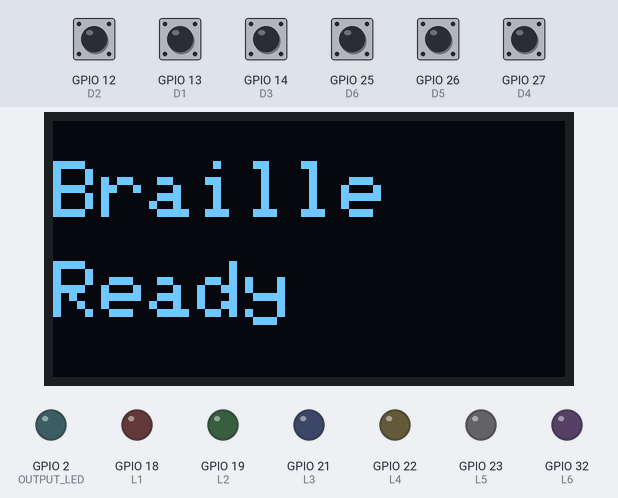
Bench run of a sketch on a simulated ESP32. Parts: 128×64 one-colour display, output pins drawn as LEDs (lit = HIGH). Inputs (shaded band) come from the test bench; at power-on: GPIO 12 (D2), GPIO 13 (D1), GPIO 14 (D3), GPIO 25 (D6), GPIO 26 (D5), GPIO 27 (D4) HIGH. What the sketch prints to the serial monitor is not drawn.

Above: at 2.2 s.
2.3 s: GPIO 13 (D1) pulled LOW for 0.15 s
At 3.6 s:
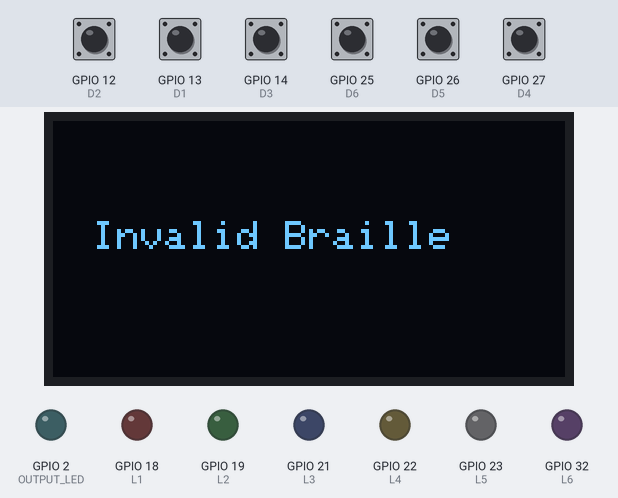
4.1 s: GPIO 12 (D2) pulled LOW for 0.15 s
At 4.22 s:
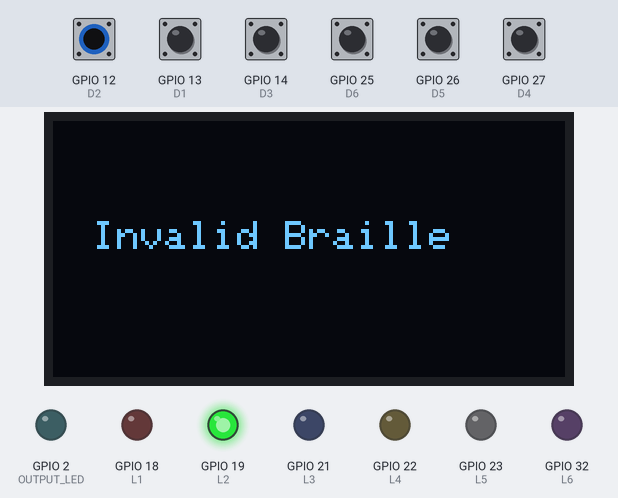
5.8 s: GPIO 14 (D3) pulled LOW for 0.15 s
At 5.92 s:
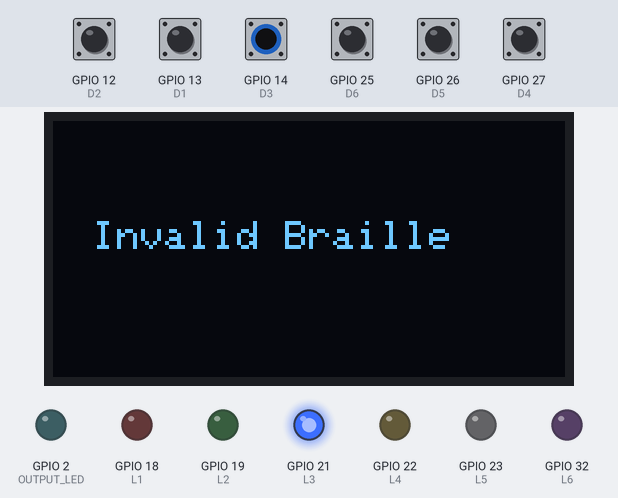
7.5 s: GPIO 25 (D6) pulled LOW for 0.15 s
At 7.62 s:
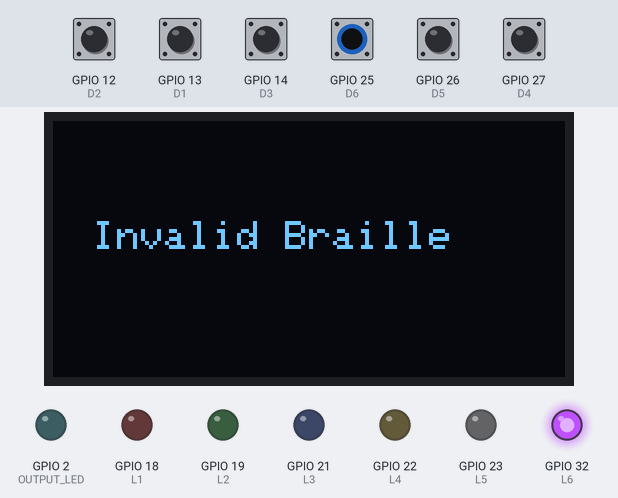
9.2 s: GPIO 26 (D5) pulled LOW for 0.15 s
At 9.32 s:
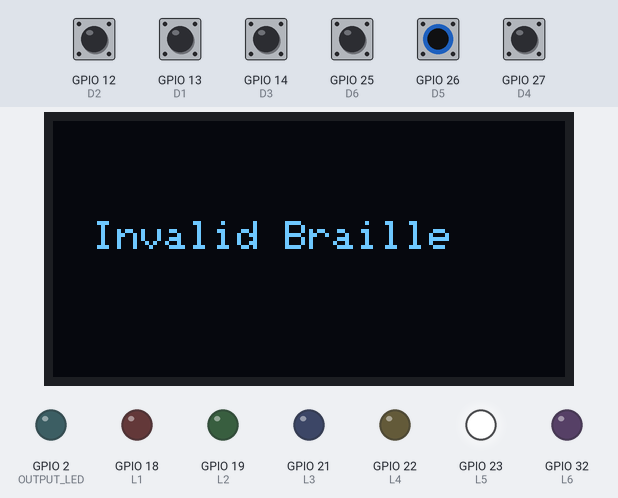
10.9 s: GPIO 27 (D4) pulled LOW for 0.15 s
At 11.03 s:
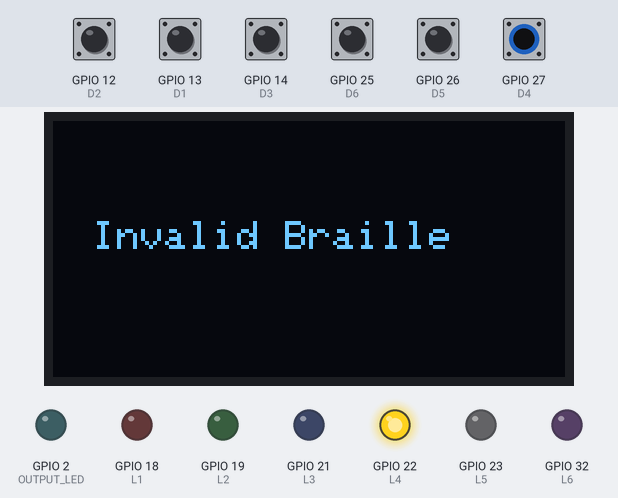
Timing chart, 0 to 13.6 s (numbered marks = the images above; inputs shaded):
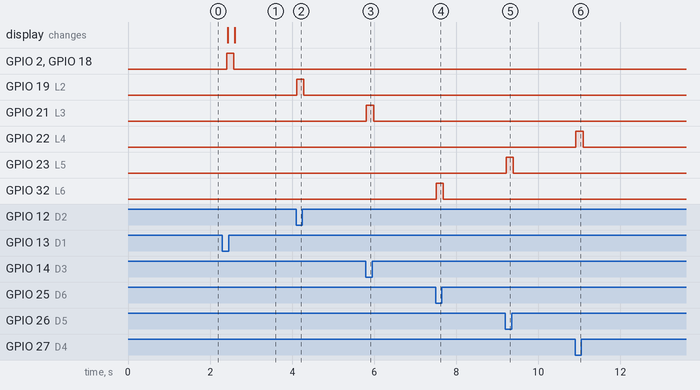

The sketch:

braille_simulation.ino
```cpp
#include <Wire.h>
#include <Adafruit_GFX.h>
#include <Adafruit_SSD1306.h>

// ----------- INPUT PINS -----------
#define D1 13
#define D2 12
#define D3 14
#define D4 27
#define D5 26
#define D6 25

// ----------- DOT LEDs -----------
#define L1 18
#define L2 19
#define L3 21
#define L4 22
#define L5 23
#define L6 32

// ----------- OUTPUT LED -----------
#define OUTPUT_LED 2

// ----------- OLED SETTINGS -----------
#define SCREEN_WIDTH 128
#define SCREEN_HEIGHT 64
#define OLED_SDA 4
#define OLED_SCL 15

Adafruit_SSD1306 display(SCREEN_WIDTH, SCREEN_HEIGHT, &Wire, -1);

String lastPattern = "";
bool systemReady = false;

void setup() {

  Serial.begin(115200);

  // Initialize I2C on custom pins
  Wire.begin(OLED_SDA, OLED_SCL);

  // Inputs
  pinMode(D1, INPUT_PULLUP);
  pinMode(D2, INPUT_PULLUP);
  pinMode(D3, INPUT_PULLUP);
  pinMode(D4, INPUT_PULLUP);
  pinMode(D5, INPUT_PULLUP);
  pinMode(D6, INPUT_PULLUP);

  // Dot LEDs
  pinMode(L1, OUTPUT);
  pinMode(L2, OUTPUT);
  pinMode(L3, OUTPUT);
  pinMode(L4, OUTPUT);
  pinMode(L5, OUTPUT);
  pinMode(L6, OUTPUT);

  // Output LED
  pinMode(OUTPUT_LED, OUTPUT);

  // OLED Init
  if(!display.begin(SSD1306_SWITCHCAPVCC, 0x3C)) {
    while(true);
  }

  display.clearDisplay();
  display.setTextSize(2);
  display.setTextColor(SSD1306_WHITE);
  display.setCursor(0, 10);
  display.println("Braille");
  display.setCursor(0, 35);
  display.println("Ready");
  display.display();

  delay(1000);

  // Capture initial pattern
  int b1 = !digitalRead(D1);
  int b2 = !digitalRead(D2);
  int b3 = !digitalRead(D3);
  int b4 = !digitalRead(D4);
  int b5 = !digitalRead(D5);
  int b6 = !digitalRead(D6);

  lastPattern = String(b1) + String(b2) + String(b3) +
                String(b4) + String(b5) + String(b6);

  systemReady = true;
}

void loop() {

  int b1 = !digitalRead(D1);
  int b2 = !digitalRead(D2);
  int b3 = !digitalRead(D3);
  int b4 = !digitalRead(D4);
  int b5 = !digitalRead(D5);
  int b6 = !digitalRead(D6);

  // Update dot LEDs
  digitalWrite(L1, b1);
  digitalWrite(L2, b2);
  digitalWrite(L3, b3);
  digitalWrite(L4, b4);
  digitalWrite(L5, b5);
  digitalWrite(L6, b6);

  String pattern = String(b1) + String(b2) + String(b3) +
                   String(b4) + String(b5) + String(b6);

  if(systemReady && pattern != lastPattern) {

    char letter = detectBraille(pattern);

    if(letter != 0) {

      digitalWrite(OUTPUT_LED, HIGH);

      Serial.print("BT_TX: ");
      Serial.println(letter);

      display.clearDisplay();
      display.setTextSize(3);
      display.setCursor(40, 20);
      display.print(letter);
      display.display();

    } else {

      digitalWrite(OUTPUT_LED, LOW);

      display.clearDisplay();
      display.setTextSize(1);
      display.setCursor(10, 25);
      display.println("Invalid Braille");
      display.display();
    }

    lastPattern = pattern;
  }

  delay(150);
}

// ----------- BRAILLE MAPPING -----------

char detectBraille(String p) {

  // A–J
  if (p == "100000") return 'A';
  if (p == "110000") return 'B';
  if (p == "100100") return 'C';
  if (p == "100110") return 'D';
  if (p == "100010") return 'E';
  if (p == "110100") return 'F';
  if (p == "110110") return 'G';
  if (p == "110010") return 'H';
  if (p == "010100") return 'I';
  if (p == "010110") return 'J';

  // K–T
  if (p == "101000") return 'K';
  if (p == "111000") return 'L';
  if (p == "101100") return 'M';
  if (p == "101110") return 'N';
  if (p == "101010") return 'O';
  if (p == "111100") return 'P';
  if (p == "111110") return 'Q';
  if (p == "111010") return 'R';
  if (p == "011100") return 'S';
  if (p == "011110") return 'T';

  // U–Z
  if (p == "101001") return 'U';
  if (p == "111001") return 'V';
  if (p == "010111") return 'W';
  if (p == "101101") return 'X';
  if (p == "101111") return 'Y';
  if (p == "101011") return 'Z';

  return 0;
}
```

Measured:
- after the input at 2.3 s, GPIO 2 (OUTPUT_LED), GPIO 18 (L1): LOW → HIGH after 0.11 s, → LOW 0.18 s later; the display: first changes after 0.13 s (image 1 shows a later state)
- after the input at 4.1 s, GPIO 19 (L2): LOW → HIGH at once, → LOW 0.18 s later
- after the input at 5.8 s, GPIO 21 (L3): LOW → HIGH at once, → LOW 0.18 s later
- after the input at 7.5 s, GPIO 32 (L6): LOW → HIGH at once, → LOW 0.18 s later
- after the input at 9.2 s, GPIO 23 (L5): LOW → HIGH at once, → LOW 0.18 s later
- after the input at 10.9 s, GPIO 22 (L4): LOW → HIGH at once, → LOW 0.18 s later
